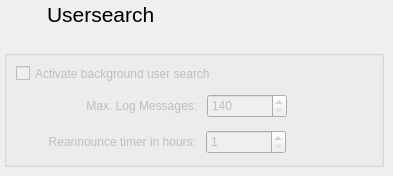
    <widget class="QWidget" name="usersearch_Page">
     <widget class="QWidget" name="layoutWidget_6">
      <property name="geometry">
       <rect>
        <x>4</x>
        <y>0</y>
        <width>151</width>
        <height>30</height>
       </rect>
      </property>
      <layout class="QGridLayout" name="UserSearch">
       <property name="horizontalSpacing">
        <number>3</number>
       </property>
       <item row="0" column="0" alignment="Qt::AlignLeft|Qt::AlignVCenter">
        <widget class="QLabel" name="label_27">
         <property name="minimumSize">
          <size>
           <width>28</width>
           <height>28</height>
          </size>
         </property>
         <property name="maximumSize">
          <size>
           <width>28</width>
           <height>28</height>
          </size>
         </property>
         <property name="sizeIncrement">
          <size>
           <width>32</width>
           <height>32</height>
          </size>
         </property>
         <property name="baseSize">
          <size>
           <width>28</width>
           <height>28</height>
          </size>
         </property>
         <property name="acceptDrops">
          <bool>false</bool>
         </property>
         <property name="pixmap">
          <pixmap resource="resourcen.qrc">:/icons/find.svg</pixmap>
         </property>
         <property name="scaledContents">
          <bool>true</bool>
         </property>
        </widget>
       </item>
       <item row="0" column="1" alignment="Qt::AlignLeft">
        <widget class="QLabel" name="label_28">
         <property name="minimumSize">
          <size>
           <width>0</width>
           <height>28</height>
          </size>
         </property>
         <property name="maximumSize">
          <size>
           <width>16777215</width>
           <height>28</height>
          </size>
         </property>
         <property name="font">
          <font>
           <pointsize>16</pointsize>
           <weight>75</weight>
           <bold>true</bold>
          </font>
         </property>
         <property name="text">
          <string>&lt;!DOCTYPE HTML PUBLIC &quot;-//W3C//DTD HTML 4.0//EN&quot; &quot;http://www.w3.org/TR/REC-html40/strict.dtd&quot;&gt;
&lt;html&gt;&lt;head&gt;&lt;meta name=&quot;qrichtext&quot; content=&quot;1&quot; /&gt;&lt;style type=&quot;text/css&quot;&gt;
p, li { white-space: pre-wrap; }
&lt;/style&gt;&lt;/head&gt;&lt;body style=&quot; font-family:'DejaVu Sans'; font-size:9pt; font-weight:400; font-style:normal;&quot;&gt;
&lt;p style=&quot; margin-top:12px; margin-bottom:12px; margin-left:0px; margin-right:0px; -qt-block-indent:0; text-indent:0px;&quot;&gt;&lt;span style=&quot; font-size:16pt;&quot;&gt;Usersearch&lt;/span&gt;&lt;/p&gt;&lt;/body&gt;&lt;/html&gt;</string>
         </property>
        </widget>
       </item>
      </layout>
     </widget>
     <widget class="QGroupBox" name="BackgroundSearch">
      <property name="enabled">
       <bool>false</bool>
      </property>
      <property name="geometry">
       <rect>
        <x>4</x>
        <y>50</y>
        <width>380</width>
        <height>117</height>
       </rect>
      </property>
      <property name="minimumSize">
       <size>
        <width>380</width>
        <height>0</height>
       </size>
      </property>
      <property name="maximumSize">
       <size>
        <width>380</width>
        <height>16777215</height>
       </size>
      </property>
      <property name="title">
       <string/>
      </property>
      <widget class="QCheckBox" name="check_UserSearchEnable">
       <property name="enabled">
        <bool>false</bool>
       </property>
       <property name="geometry">
        <rect>
         <x>12</x>
         <y>12</y>
         <width>385</width>
         <height>23</height>
        </rect>
       </property>
       <property name="text">
        <string>Activate background user search</string>
       </property>
      </widget>
      <widget class="QWidget" name="layoutWidget12">
       <property name="geometry">
        <rect>
         <x>12</x>
         <y>78</y>
         <width>357</width>
         <height>28</height>
        </rect>
       </property>
       <layout class="QGridLayout" name="gridLayout">
        <property name="horizontalSpacing">
         <number>10</number>
        </property>
        <item row="0" column="0" alignment="Qt::AlignRight|Qt::AlignVCenter">
         <widget class="QLabel" name="label_32">
          <property name="minimumSize">
           <size>
            <width>180</width>
            <height>22</height>
           </size>
          </property>
          <property name="maximumSize">
           <size>
            <width>180</width>
            <height>22</height>
           </size>
          </property>
          <property name="text">
           <string>Reannounce timer in hours:</string>
          </property>
          <property name="alignment">
           <set>Qt::AlignRight|Qt::AlignTrailing|Qt::AlignVCenter</set>
          </property>
         </widget>
        </item>
        <item row="0" column="1" alignment="Qt::AlignLeft">
         <widget class="QSpinBox" name="spinBox_ReAnnounceUserSearch">
          <property name="minimumSize">
           <size>
            <width>80</width>
            <height>24</height>
           </size>
          </property>
          <property name="maximumSize">
           <size>
            <width>80</width>
            <height>24</height>
           </size>
          </property>
          <property name="minimum">
           <number>1</number>
          </property>
          <property name="maximum">
           <number>8</number>
          </property>
         </widget>
        </item>
       </layout>
      </widget>
      <widget class="QWidget" name="layoutWidget13">
       <property name="geometry">
        <rect>
         <x>13</x>
         <y>42</y>
         <width>356</width>
         <height>28</height>
        </rect>
       </property>
       <layout class="QGridLayout" name="gridLayout_2">
        <property name="horizontalSpacing">
         <number>10</number>
        </property>
        <item row="0" column="0" alignment="Qt::AlignRight|Qt::AlignVCenter">
         <widget class="QLabel" name="label_31">
          <property name="minimumSize">
           <size>
            <width>180</width>
            <height>22</height>
           </size>
          </property>
          <property name="maximumSize">
           <size>
            <width>180</width>
            <height>22</height>
           </size>
          </property>
          <property name="text">
           <string>Max. Log Messages:</string>
          </property>
          <property name="alignment">
           <set>Qt::AlignRight|Qt::AlignTrailing|Qt::AlignVCenter</set>
          </property>
         </widget>
        </item>
        <item row="0" column="1" alignment="Qt::AlignLeft">
         <widget class="QSpinBox" name="spinBox_MaxLogMsgUserSearch">
          <property name="minimumSize">
           <size>
            <width>80</width>
            <height>24</height>
           </size>
          </property>
          <property name="maximumSize">
           <size>
            <width>80</width>
            <height>24</height>
           </size>
          </property>
          <property name="minimum">
           <number>140</number>
          </property>
          <property name="maximum">
           <number>1000</number>
          </property>
         </widget>
        </item>
       </layout>
      </widget>
     </widget>
    </widget>
